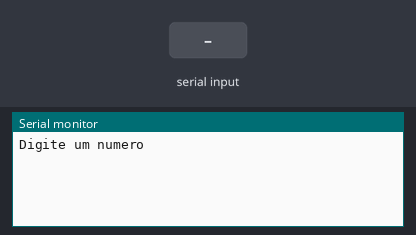
This sketch was run on a simulated Arduino Uno, built with avr-gcc and run on an emulated ATmega328P. Parts: the last lines printed to the serial monitor. Inputs (shaded band) come from the test bench.

Above: at 1.2 s.
1.3 s: "90,45\n" received over Serial
At 1.7 s:
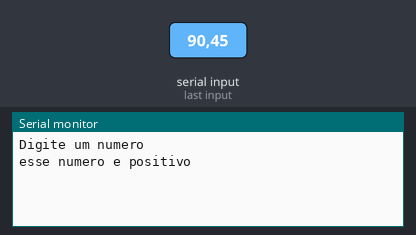
At 6.0 s:
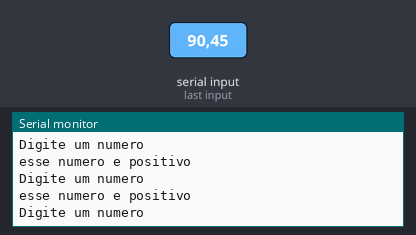

The sketch:

if_simples_e_composto_ex041.ino
```cpp
// C++ code
//Faça um programa que receba um número inteiro do usuário e
//informe se este número é positivo ou negativo.

int numero = 0;


void setup()
{
  Serial.begin(9600);
}

void loop()
{
	Serial.println("Digite um numero");
	while (!Serial.available());
	numero = Serial.parseFloat();

  if ( numero < 0){
    Serial.println("esse numero e negativo");
  }
    else {
   Serial.println("esse numero e positivo");
    }


  delay(1000);
}
```

Measured:
- after the input at 1.3 s, the serial monitor: prints a new line at once (image 1)
